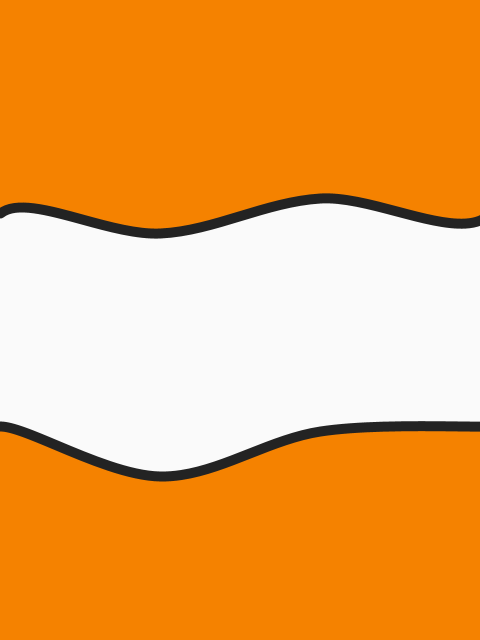
Frame 1 (no input)
Frame 2 (the mouse pressed at the canvas centre, redrawn once): identical to frame 1, image omitted

The Processing sketch that drew this single still picture (run headless with seeded random() and noise(); the mouse was pressed at the canvas centre and the sketch redrawn once):

// Processing sketch: finding_nemo
// ── finding_nemo.pde
// Manuale di Programmazione Cinematografica
// Daniele Olmisani, 2016

// Finding Nemo (2003)


final color PAPER = color(245, 130, 0);
final color INK1 = color(250);
final color INK2 = color(35);

final float STROKE = 10.0;


void setup() {
  size(480, 640);
  noLoop();
}


void draw() {
  
  background(PAPER);
  
  fill(INK1);
  stroke(INK2);
  strokeWeight(STROKE);
  
  float dx = width/3.0;
  float dy = height/3.0;

  beginShape();
    curveVertex(0, dy+150);
    curveVertex(0, dy);
    curveVertex(dx, dy+20);
    curveVertex(2*dx, dy-15);
    curveVertex(width+STROKE, dy);
    curveVertex(width+STROKE, dy-200);
    curveVertex(width+STROKE, 2*dy);
    curveVertex(width+STROKE, 2*dy);
    curveVertex(2*dx, 2*dy+5);
    curveVertex(dx, 2*dy+50);
    curveVertex(0, 2*dy);
    curveVertex(0, 2*dy+50);
  endShape();
  
  save("finding-nemo.png");
}
